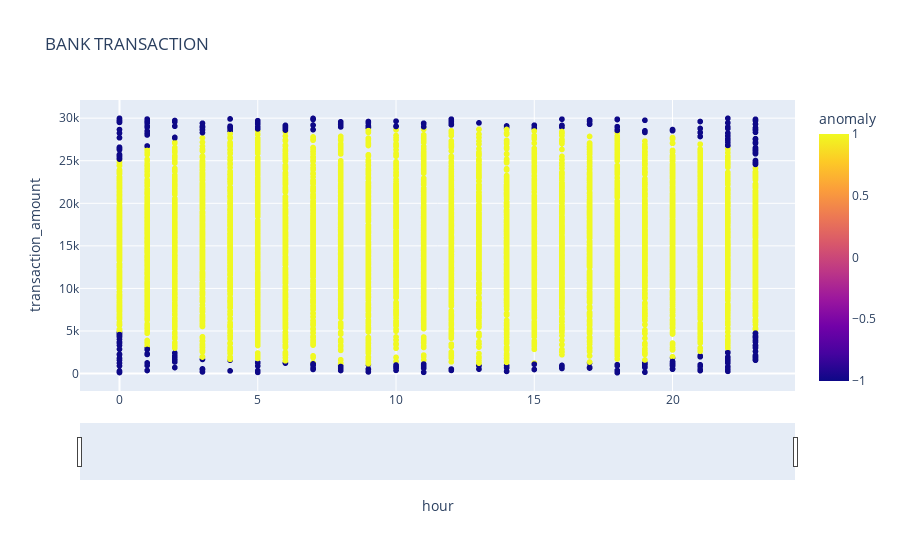

Source (notebook cell):
### Code cell
# visualize the outcome for more clarity
fig = px.scatter(df.reset_index(), x='hour', y='transaction_amount', color='anomaly', 
                 hover_data=['transaction_amount'], title='BANK TRANSACTION')
fig.update_xaxes(
    rangeslider_visible=True,
)
fig.show()

### Figure 1 — Plotly figure (JSON) as saved in the notebook; plotly's stock layout.template omitted (floating-point values rounded to 4 significant figures; data arrays with more than 128 entries replaced by an {"elided": "..."} marker saying what was removed)
{"data": [{"hovertemplate": "hour=%{x}<br>transaction_amount=%{y}<br>anomaly=%{marker.color}<extra></extra>", "legendgroup": "", "marker": {"color": {"elided": "7875 int values"}, "coloraxis": "coloraxis", "symbol": "circle"}, "mode": "markers", "name": "", "showlegend": false, "type": "scattergl", "x": {"elided": "7875 int values"}, "xaxis": "x", "y": {"elided": "7875 float values"}, "yaxis": "y"}], "layout": {"coloraxis": {"colorbar": {"title": {"text": "anomaly"}}, "colorscale": [[0, "#0d0887"], [0.1111, "#46039f"], [0.2222, "#7201a8"], [0.3333, "#9c179e"], [0.4444, "#bd3786"], [0.5556, "#d8576b"], [0.6667, "#ed7953"], [0.7778, "#fb9f3a"], [0.8889, "#fdca26"], [1, "#f0f921"]]}, "legend": {"tracegroupgap": 0}, "title": {"text": "BANK TRANSACTION"}, "xaxis": {"anchor": "y", "domain": [0, 1], "rangeslider": {"visible": true}, "title": {"text": "hour"}}, "yaxis": {"anchor": "x", "domain": [0, 1], "title": {"text": "transaction_amount"}}}}
